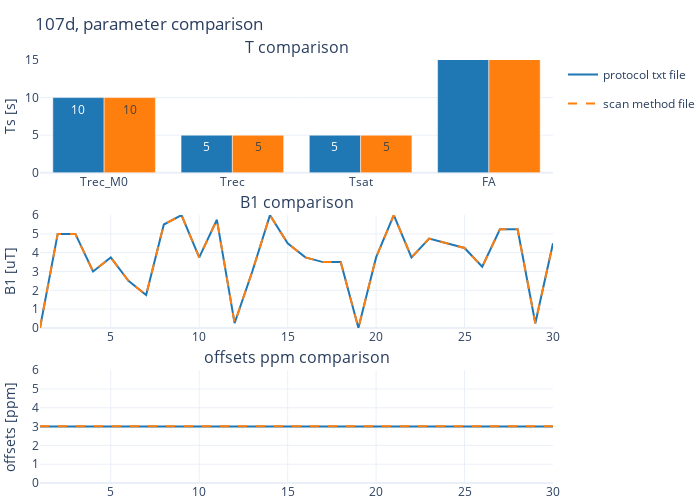

The notebook cell saved with this chart:
### Markdown cell above
## 2.2. plot 2- parameter check ##

### Code cell
prtcl_txt_fn = os.path.join(general_fn, 'protocol_text_files', 'glutamate', f'{fp_prtcl_name}.txt')

compare_txt_method(prtcl_txt_fn, bruker_dataset, fp_prtcl_name)

### Figure 1 — Plotly figure (JSON) as saved in the notebook; plotly's stock layout.template omitted (floating-point values rounded to 4 significant figures)
{"data": [{"marker": {"color": "#1f77b4"}, "showlegend": false, "text": [10.0, 5.0, 5.0, 60.0], "type": "bar", "x": ["Trec_M0", "Trec", "Tsat", "FA"], "xaxis": "x", "y": [10, 5, 5, 60], "yaxis": "y"}, {"marker": {"color": "#ff7f0e"}, "showlegend": false, "text": [10.0, 5.0, 5.0, 60.0], "type": "bar", "x": ["Trec_M0", "Trec", "Tsat", "FA"], "xaxis": "x", "y": [10, 5, 5, 60], "yaxis": "y"}, {"legendgroup": "protocol txt file", "line": {"color": "#1f77b4"}, "mode": "lines", "name": "protocol txt file", "type": "scatter", "x": [1, 2, 3, 4, 5, 6, 7, 8, 9, 10, 11, 12, 13, 14, 15, 16, 17, 18, 19, 20, 21, 22, 23, 24, 25, 26, 27, 28, 29, 30], "xaxis": "x2", "y": [0.0, 5.0, 5.0, 3.0, 3.75, 2.5, 1.75, 5.5, 6.0, 3.75, 5.75, 0.25, 3.0, 6.0, 4.5, 3.75, 3.5, 3.5, 0.0, 3.75, 6.0, 3.75, 4.75, 4.5, 4.25, 3.25, 5.25, 5.25, 0.25, 4.5, 5.25], "yaxis": "y2"}, {"legendgroup": "scan method file", "line": {"color": "#ff7f0e", "dash": "dash"}, "mode": "lines", "name": "scan method file", "type": "scatter", "x": [1, 2, 3, 4, 5, 6, 7, 8, 9, 10, 11, 12, 13, 14, 15, 16, 17, 18, 19, 20, 21, 22, 23, 24, 25, 26, 27, 28, 29, 30], "xaxis": "x2", "y": [0.0, 5.0, 5.0, 3.0, 3.75, 2.5, 1.75, 5.5, 6.0, 3.75, 5.75, 0.25, 3.0, 6.0, 4.5, 3.75, 3.5, 3.5, 0.0, 3.75, 6.0, 3.75, 4.75, 4.5, 4.25, 3.25, 5.25, 5.25, 0.25, 4.5, 5.25], "yaxis": "y2"}, {"legendgroup": "protocol txt file", "line": {"color": "#1f77b4"}, "mode": "lines", "name": "protocol txt file", "showlegend": false, "type": "scatter", "x": [1, 2, 3, 4, 5, 6, 7, 8, 9, 10, 11, 12, 13, 14, 15, 16, 17, 18, 19, 20, 21, 22, 23, 24, 25, 26, 27, 28, 29, 30], "xaxis": "x3", "y": [3, 3, 3, 3, 3, 3, 3, 3, 3, 3, 3, 3, 3, 3, 3, 3, 3, 3, 3, 3, 3, 3, 3, 3, 3, 3, 3, 3, 3, 3, 3], "yaxis": "y3"}, {"legendgroup": "scan method file", "line": {"color": "#ff7f0e", "dash": "dash"}, "mode": "lines", "name": "scan method file", "showlegend": false, "type": "scatter", "x": [1, 2, 3, 4, 5, 6, 7, 8, 9, 10, 11, 12, 13, 14, 15, 16, 17, 18, 19, 20, 21, 22, 23, 24, 25, 26, 27, 28, 29, 30], "xaxis": "x3", "y": [3.023, 3.023, 3.023, 3.023, 3.023, 3.023, 3.023, 3.023, 3.023, 3.023, 3.023, 3.023, 3.023, 3.023, 3.023, 3.023, 3.023, 3.023, 3.023, 3.023, 3.023, 3.023, 3.023, 3.023, 3.023, 3.023, 3.023, 3.023, 3.023, 3.023, 3.023], "yaxis": "y3"}], "layout": {"annotations": [{"font": {"size": 16}, "showarrow": false, "text": "T comparison", "x": 0.5, "xanchor": "center", "xref": "paper", "y": 1.0, "yanchor": "bottom", "yref": "paper"}, {"font": {"size": 16}, "showarrow": false, "text": "B1 comparison", "x": 0.5, "xanchor": "center", "xref": "paper", "y": 0.6333, "yanchor": "bottom", "yref": "paper"}, {"font": {"size": 16}, "showarrow": false, "text": "offsets ppm comparison", "x": 0.5, "xanchor": "center", "xref": "paper", "y": 0.2667, "yanchor": "bottom", "yref": "paper"}], "height": 500, "margin": {"b": 0, "l": 0, "r": 0, "t": 60}, "showlegend": true, "title": {"text": "107d, parameter comparison"}, "width": 700, "xaxis": {"anchor": "y", "domain": [0.0, 1.0]}, "xaxis2": {"anchor": "y2", "domain": [0.0, 1.0]}, "xaxis3": {"anchor": "y3", "domain": [0.0, 1.0]}, "yaxis": {"anchor": "x", "domain": [0.7333, 1.0], "dtick": 5, "range": [0, 15], "tick0": 0, "title": {"text": "Ts [s]"}}, "yaxis2": {"anchor": "x2", "domain": [0.3667, 0.6333], "dtick": 1, "range": [0, 6], "tick0": 0, "title": {"text": "B1 [uT]"}}, "yaxis3": {"anchor": "x3", "domain": [0.0, 0.2667], "dtick": 1, "range": [0, 6], "tick0": 0, "title": {"text": "offsets [ppm]"}}}}
